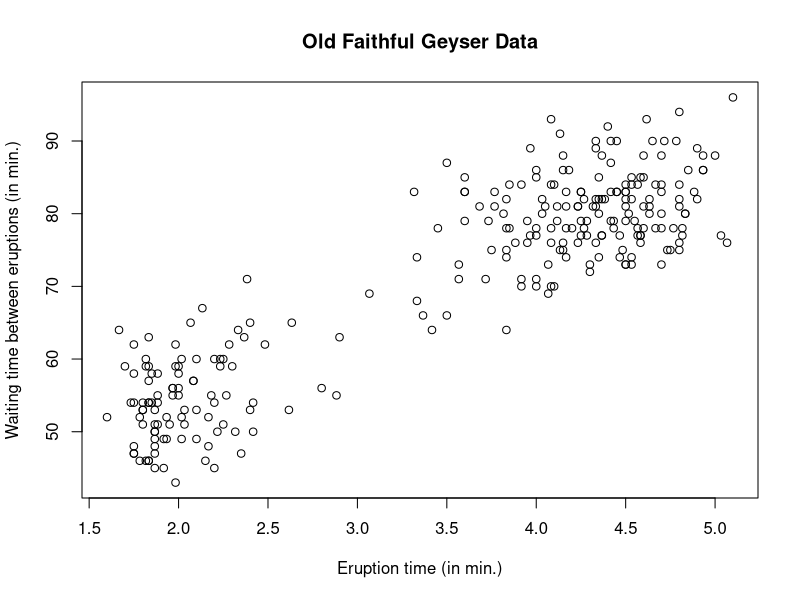
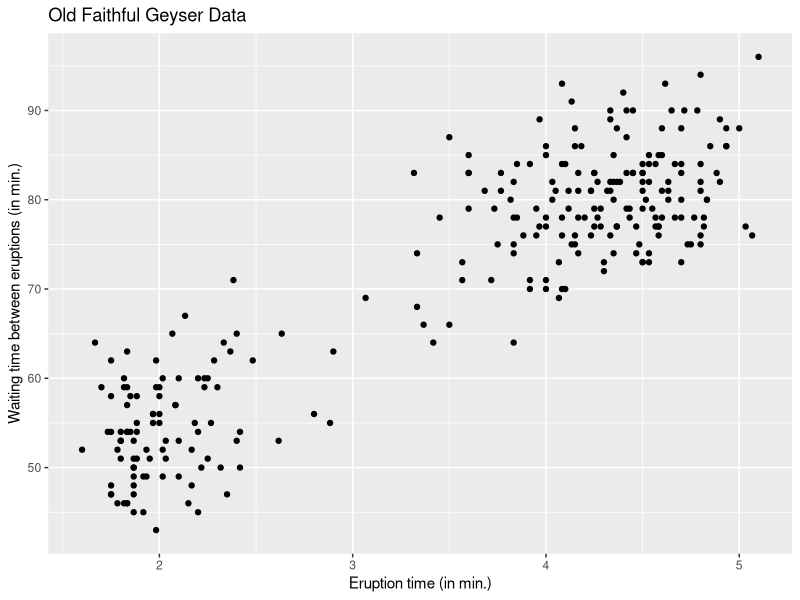
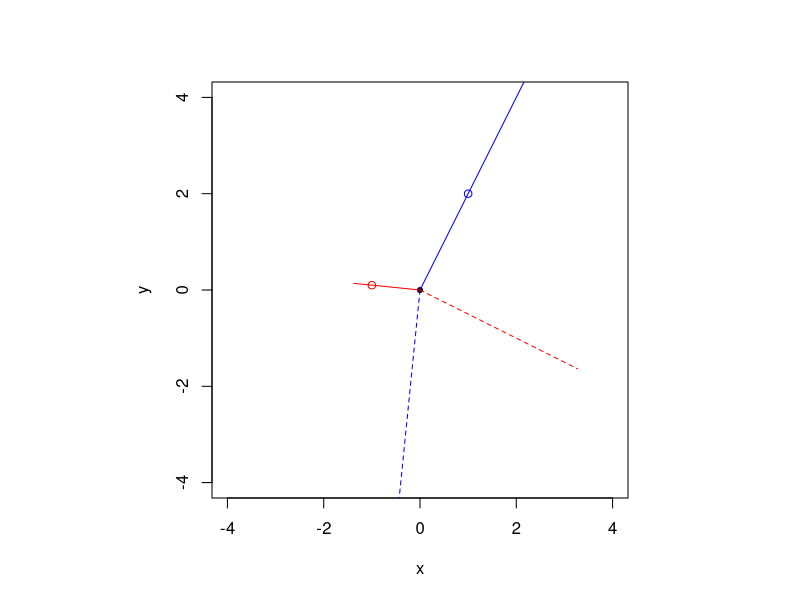

Write R code to recreate these figures, in order.
## ---- chunk 1
# Load Old faithful dataset
data(faithful, package = "datasets")
# Query the database for documentation
?faithful
# look at first entries
head(faithful)
str(faithful)
# What kind of object is faithful? 
class(faithful)
## ---- chunk 2
# Scatterplots
# Using default R commands
plot(waiting ~ eruptions, data = faithful, 
     xlab = "Eruption time (in min.)", 
     ylab = "Waiting time between eruptions (in min.)",
     main = "Old Faithful Geyser Data")
#using the grammar of graphics (more modular)
#install.packages("ggplot2") #do this once only
library(ggplot2)
ggplot2::ggplot(data = faithful, aes(x = eruptions, y = waiting)) + 
  geom_point() +  
  labs(title = "Old Faithful Geyser Data", 
       x = "Eruption time (in min.)", 
       y = "Waiting time between eruptions (in min.)")
## ---- chunk 3
## Manipulating matrices
n <- nrow(faithful)
p <- ncol(faithful)
y <- faithful$waiting
X <- cbind(1, faithful$eruptions)
## ---- chunk 4
Hx <- X %*% solve(crossprod(X)) %*% t(X)
# Create projection matrix onto complement 
# `diag(n)` is the n by n identity matrix
Mx <- diag(n) - Hx
#Check that projection leaves X invariant
isTRUE(all.equal(X, Hx %*% X))
#Check that orthogonal projection maps X to zero matrix of dimension (n, p)
isTRUE(all.equal(matrix(0, nrow = n, ncol = p), Mx %*% X))
#Check that the matrix Hx is idempotent
isTRUE(all.equal(Hx %*% Hx, Hx))
#Check that the matrix Hx is symmetric
isTRUE(all.equal(t(Hx), Hx))
#Check that only a two eigenvalue are 1 and the rest are zero
isTRUE(all.equal(eigen(Hx, only.values = TRUE)$values, c(rep(1, p), rep(0, n - p))))
#Check that the matrix has rank p
isTRUE(all.equal(Matrix::rankMatrix(Hx), p, check.attributes = FALSE))
## ---- chunk 5
#Create two vectors (non-parallel)
x <- c(1, 2)
w <- c(-1, 0.1)
#Create oblique projection matrix
P <- x %*% solve(t(w) %*% x) %*% t(w)

isTRUE(all.equal((P %*% P), P)) #P is idempotent
P - t(P) #but not symmetric

#Project a third vector `vec' onto P, P transpose, I-P, I-(P transpose)
vec <- c(1.9, -1.5)
vec_P <- P %*% vec
vec_Pt <- t(P) %*% vec
vec_Id_minus_P <- (diag(2)-P) %*% vec 
#diag: diagonal matrix, default to identity
vec_Id_minus_Pt <- (diag(2)-t(P)) %*% vec

#Plot the resulting vector along with the two vectors x and w (points)
par(pty = "s") #graphical console parameters (square region)
plot(NULL, xlab = "x", ylab = "y", xlim = c(-4, 4), ylim = c(-4, 4))
#create empty plot with labels x and y, on square region [-4,4]^2
points(0, 0, pch = 20) #points: add points to existing plot
points(x[1], x[2], col = "blue")
points(w[1], w[2], col = "red")
# blue line for P, dashed blue for I-P, red for Pt, red dashed for I-Pt
segments(x0 = 0, y0 = 0, x1 = vec_P[1], y1 = vec_P[2], col = "blue")
segments(x0 = 0, y0 = 0, x1 = vec_Pt[1], y1 = vec_Pt[2], col = "red")
segments(x0 = 0, y0 = 0, x1 = vec_Id_minus_P[1], y1 = vec_Id_minus_P[2], col = "blue", lty = 2)
segments(x0 = 0, y0 = 0, x1 = vec_Id_minus_Pt[1], y1 = vec_Id_minus_Pt[2], col = "red", lty = 2)

